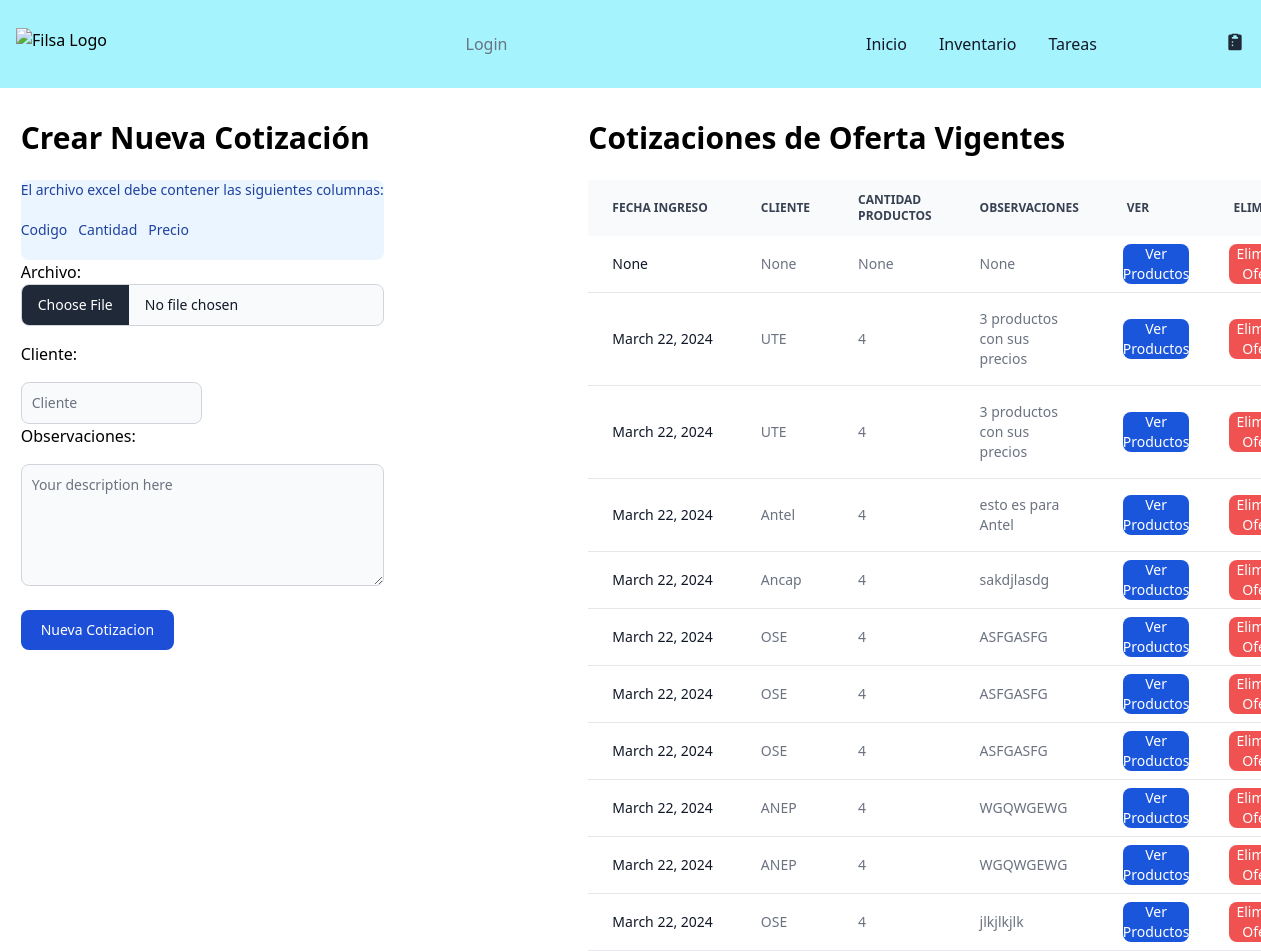
Page /new-cotization/ on the earlier database version.
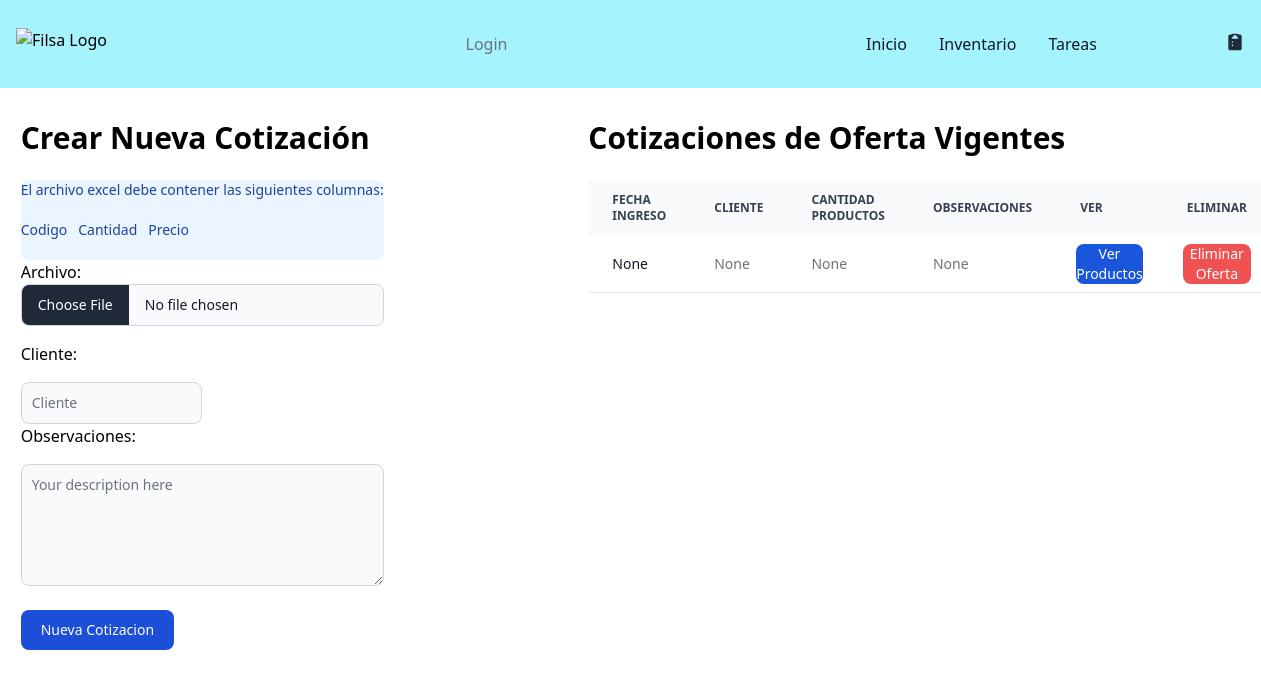
Same page on the later database version.
### filsa/models.py (models this page shows)
class Cotization(models.Model):
    cotization_id = models.AutoField(primary_key=True)
    date = models.DateField(verbose_name=u"Fecha", null=True, blank=True)
    customer = models.CharField(max_length=60, null=True, blank=True)
    numberOfProducts = models.IntegerField(null=True, blank=True)
    observations = models.CharField(max_length=500, null=True, blank= True)

### filsa/views.py (the view)
# urls.py: path('new-cotization/', newCotization , name='newcotization'),
def newCotization(request):
    print('request.Files are')
    print(request.FILES)
    cotizations = Cotization.objects.all()
    if request.method == 'POST':
        form = CotizationForm(request.POST, request.FILES)
        if form.is_valid():
            print('el form es valido')
            data = handle_uploaded_file(request.FILES['file'])
            register_date = datetime.now().date()
            customer = form.cleaned_data['customer']
            observations = form.cleaned_data['observations']
            numberOfProducts = len(data)
            cotization = Cotization.objects.create(date=register_date, customer = customer, numberOfProducts=numberOfProducts,observations=observations)
            for i in range(0,len(data)):
                product_code = data.iloc[i]['codigo']
                product_quantity = data.iloc[i]['cantidad']
                product_price = data.iloc[i]['precio']
                productdb = Product.objects.filter(internalCode = product_code).update(hasOffer=cotization, quantityOffer=product_quantity,priceOffer=product_price)
            messages.info(request, "Nueva Cotizacion de Oferta creada en forma exitosa", extra_tags="CotizacionOferta")
    else:
        form = CotizationForm()
    return render(request, 'cotization.html', {'form': form, 'cotizations':cotizations})

### filsa/forms.py
class CotizationForm(forms.Form):
    archivo = forms.FileField(widget=forms.FileInput(attrs={'class': "mb-4 block w-full text-sm text-gray-900 border border-gray-300 rounded-lg cursor-pointer bg-gray-50 dark:text-gray-400 focus:outline-none dark:bg-gray-700 dark:border-gray-600 dark:placeholder-gray-400" ,'id':"file_input" ,'type':"file" }))
    cliente = forms.CharField(widget=forms.TextInput(attrs={"class" : "mt-4 block p-2.5 w-1/2 text-sm text-gray-900 bg-gray-50 rounded-lg border border-gray-300 focus:ring-primary-500 focus:border-primary-500 dark:bg-gray-700 dark:border-gray-600 dark:placeholder-gray-400 dark:text-white dark:focus:ring-primary-500 dark:focus:border-primary-500" ,"placeholder":"Cliente"}))
    observaciones = forms.CharField(widget=forms.Textarea(attrs={"rows":"5", "class" : "mt-4 block p-2.5 w-full text-sm text-gray-900 bg-gray-50 rounded-lg border border-gray-300 focus:ring-primary-500 focus:border-primary-500 dark:bg-gray-700 dark:border-gray-600 dark:placeholder-gray-400 dark:text-white dark:focus:ring-primary-500 dark:focus:border-primary-500" ,"placeholder":"Your description here"}))

### filsa/templates/cotization.html (shortened to what this page needs)
{% extends '_base.html' %}
{% load static %}
{% block content %}
<div class="grid sm:grid-cols-2 sm:gap-6 md:grid-cols-3 gap-4 block">
    <div class="mx-auto relative top-8 block">
        <h3 class="text-3xl font-bold dark:text-white mb-6">Crear Nueva Cotización</h3>
        <div class="relative text-sm text-blue-800 rounded-lg bg-blue-50 dark:bg-gray-800 dark:text-blue-400" role="alert">
           El archivo excel debe contener las siguientes columnas:
           <br/> <br/>
           Codigo &nbsp; Cantidad &nbsp; Precio
           <br/> <br/>
          </div>
    <form enctype="multipart/form-data" id="forms" action="{% url 'newcotization' %}" method="POST" onsubmit="openLoader()">
        {{ form.as_p }}
        <button type="submit" id='nuevoIngreso' class="inline-flex items-center px-5 py-2.5 mt-4 sm:mt-6 text-sm font-medium text-center text-white bg-primary-700 rounded-lg focus:ring-4 focus:ring-primary-200 dark:focus:ring-primary-900 hover:bg-primary-800">
            Nueva Cotizacion
        </button>
    </form>
    </div>
     <div class="relative mx-auto top-8 lg:ml-40 overflow-x-auto block">
        <h3 class="text-3xl font-bold dark:text-white mb-6">Cotizaciones de Oferta Vigentes</h3>
        <table class="w-full text-sm text-left rtl:text-right text-gray-500 dark:text-gray-400">
            <thead class="text-xs text-gray-700 uppercase bg-gray-50 dark:bg-gray-700 dark:text-gray-400">
                <tr>
                    <th scope="col" class="px-6 py-3">
                        Fecha Ingreso
                    </th>
                    <th scope="col" class="px-6 py-3">
                        Cliente
                    </th>
                    <th scope="col" class="px-6 py-3">
                        Cantidad Productos
                    </th>
                    <th scope="col" class="px-6 py-3">
                        Observaciones
                    </th>
                    <th scope="col" class="px-6 py-3">
                        Ver
                    </th>
                    <th scope="col" class="px-6 py-3">
                        Eliminar
                    </th>
                </tr>
            </thead>
            <tbody>
                {% for cotization in cotizations %}
                <tr class="bg-white border-b dark:bg-gray-800 dark:border-gray-700">
                    <th scope="row" class="px-6 py-4 font-medium text-gray-900 whitespace-nowrap dark:text-white">
                        {{cotization.date}}
                    </th>
                    <td class="px-6 py-4">
                        {{cotization.customer}}
                    </td>
                    <td class="px-6 py-4">
                        {{cotization.numberOfProducts}}
                    </td>
                    <td class="px-6 py-4">
                        {{cotization.observations}}
                    </td>
                    <td class="px-5 py-2">
                    <button onclick="openmodal('{{cotization.cotization_id}}')"  class="block text-white bg-blue-700 hover:bg-blue-800 focus:ring-4 focus:outline-none focus:ring-blue-300 font-medium rounded-lg text-sm text-center dark:bg-blue-600 dark:hover:bg-blue-700 dark:focus:ring-blue-800" type="button">
                    Ver Productos
                    </button>
                    </td>
                    <td class="px-5 py-2">
                        <a href="{% url 'deletecotization' cotization_id=cotization.cotization_id %}">
                        <button class="block text-white bg-red-500 hover:bg-blue-800 focus:ring-4 focus:outline-none focus:ring-blue-300 font-medium rounded-lg text-sm text-center dark:bg-blue-600 dark:hover:bg-blue-700 dark:focus:ring-blue-800" type="button">
                        Eliminar Oferta
                        </button>
                    </a>
                        </td>
                </tr>
                {% endfor %}
            </tbody>
        </table>
    </div>
</div>
{% endblock content %}

Differences in the rows shown:
removed Cotization: date "March 22, 2024", customer "UTE", numberOfProducts "4", observations "3 productos con sus precios"
removed Cotization: date "March 22, 2024", customer "UTE", numberOfProducts "4", observations "3 productos con sus precios"
removed Cotization: date "March 22, 2024", customer "Antel", numberOfProducts "4", observations "esto es para Antel"
removed Cotization: date "March 22, 2024", customer "Ancap", numberOfProducts "4", observations "sakdjlasdg"
removed Cotization: date "March 22, 2024", customer "OSE", numberOfProducts "4", observations "ASFGASFG"
removed Cotization: date "March 22, 2024", customer "OSE", numberOfProducts "4", observations "ASFGASFG"
removed Cotization: date "March 22, 2024", customer "OSE", numberOfProducts "4", observations "ASFGASFG"
removed Cotization: date "March 22, 2024", customer "ANEP", numberOfProducts "4", observations "WGQWGEWG"
removed Cotization: date "March 22, 2024", customer "ANEP", numberOfProducts "4", observations "WGQWGEWG"
removed Cotization: date "March 22, 2024", customer "OSE", numberOfProducts "4", observations "jlkjlkjlk"
